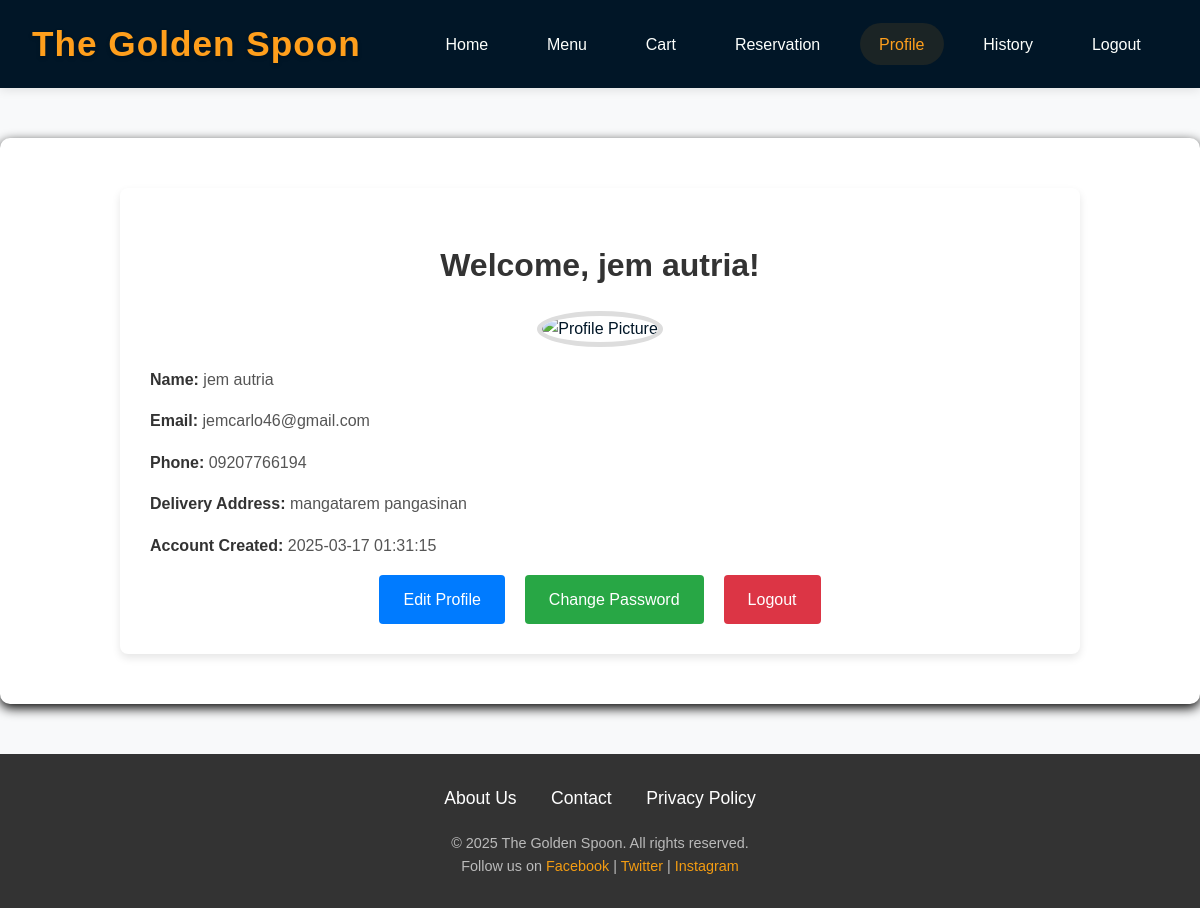
/profile.php (signed in), run on the app's committed database.
### tables this page shows
CREATE TABLE `users` (
  `user_id` int(11) NOT NULL,
  `first_name` varchar(255) DEFAULT NULL,
  `last_name` varchar(255) DEFAULT NULL,
  `email` varchar(255) DEFAULT NULL,
  `phone` varchar(20) DEFAULT NULL,
  `password` varchar(255) DEFAULT NULL,
  `role` varchar(50) DEFAULT NULL,
  `created_at` timestamp NOT NULL DEFAULT current_timestamp(),
  `secret_key` varchar(255) DEFAULT NULL,
  `profile_picture` varchar(255) DEFAULT NULL
);

CREATE TABLE `address` (
  `user_id` varchar(100) NOT NULL,
  `address` varchar(100) NOT NULL
);

### profile.php (the view, shortened to what this page needs)
<?php
$user_id = $_SESSION['user_id'];
include('db.php');
$sql = "SELECT * FROM users WHERE user_id = '$user_id'";
$result = $conn->query($sql);
$user = $result->fetch_assoc();
?>
<!DOCTYPE html>
<html lang="en">
<head>
</head>
<body>
    <div class="navbar">
        <h1>The Golden Spoon</h1>
        <div>
            <a href="dashboard.php">Home</a>
            <a href="menu.php">Menu</a>
            <a href="cart.php">Cart</a>
            <a href="reservation.php">Reservation</a>
            <a href="profile.php" class="active">Profile</a>
            <a href="history.php">History</a>
            <a href="logout.php">Logout</a>
        </div>
    </div>
    <div class="container">
        <div class="profile-container">
            <h1 class="profile-heading">Welcome, <?php echo htmlspecialchars($user['first_name']) . ' ' . htmlspecialchars($user['last_name']); ?>!</h1>
            <div class="profile-image">
                <?php
                $profile_pic = $user['profile_picture'] ? 'uploads/' . $user['profile_picture'] : 'images/default-profile.jpg';
                echo "<img src='$profile_pic' alt='Profile Picture'>";
                ?>
            </div>
            <div class="user-info">
                <p><strong>Name:</strong> <?php echo htmlspecialchars($user['first_name']) . ' ' . htmlspecialchars($user['last_name']); ?></p>
                <p><strong>Email:</strong> <?php echo htmlspecialchars($user['email']); ?></p>
                <p><strong>Phone:</strong> <?php echo htmlspecialchars($user['phone']); ?></p>
                <?php
                $address_sql = "SELECT address FROM address WHERE user_id = '$user_id'";
                $address_result = $conn->query($address_sql);
                $address = $address_result->fetch_assoc();
                ?>
                <p><strong>Delivery Address:</strong> <?php echo htmlspecialchars($address['address'] ?? 'No address set'); ?></p>
                <p><strong>Account Created:</strong> <?php echo htmlspecialchars($user['created_at']); ?></p>
            </div>
        <div class="profile-actions">
            <a href="edit_profile.php" class="btn edit-profile">Edit Profile</a>
            <a href="forgot-password.php" class="btn change-password">Change Password</a>
            <a href="logout.php" class="btn logout">Logout</a>
        </div>
        </div>
    </div>
    <footer>
        <div class="footer-links">
            <a href="about.php">About Us</a>
            <a href="contact.php">Contact</a>
            <a href="privacy.php">Privacy Policy</a>
        </div>
        <div class="footer-text">
            &copy; 2025 The Golden Spoon. All rights reserved. <br>
            Follow us on
            <a href="https://facebook.com" target="_blank">Facebook</a> |
            <a href="https://twitter.com" target="_blank">Twitter</a> |
            <a href="https://instagram.com" target="_blank">Instagram</a>
        </div>
    </footer>
</body>
</html>

### profile.php (style rules this page uses)
:root { --primary: #ff9f1c; --secondary: #2ec4b6; --dark: #011627; --light: #fdfffc; --accent: #e71d36; }
body { font-family: 'Poppins', sans-serif; margin: 0; padding: 0; background-color: #f8f9fa; color: var(--dark); line-height: 1.6; }
.navbar { background-color: var(--dark); padding: 1rem 2rem; display: flex; justify-content: space-between; align-items: center; box-shadow: 0 2px 10px rgba(0, 0, 0, 0.1); position: sticky; top: 0; z-index: 1000; }
.navbar h1 { color: var(--primary); font-size: 2.2rem; font-weight: 700; letter-spacing: 1px; margin: 0; font-family: 'Montserrat', sans-serif; text-shadow: 0 2px 4px rgba(0, 0, 0, 0.2); }
.navbar a { color: var(--light); text-decoration: none; padding: 0.8rem 1.2rem; margin: 0 0.5rem; font-size: 1rem; font-weight: 500; border-radius: 50px; transition: all 0.3s ease; position: relative; overflow: hidden; }
.navbar a::before { content: ''; position: absolute; bottom: 0; left: 0; width: 0; height: 2px; background-color: var(--primary); transition: width 0.3s ease; }
.navbar a.active { background-color: rgba(255, 159, 28, 0.1); color: var(--primary); }
.container { max-width: 1200px; margin: 50px auto; padding: 50px; background-color: #fff; border-radius: 10px; box-shadow: 0 4px 12px rgba(1, 1, 1, 1.1); }
.profile-heading { font-size: 2rem; text-align: center; margin-bottom: 20px; color: #333; }
.profile-container { max-width: 900px; margin: 0 auto; padding: 30px; border-radius: 8px; background-color: #fff; box-shadow: 0 4px 8px rgba(0, 0, 0, 0.1); }
.profile-image { text-align: center; margin-bottom: 20px; }
.profile-image img { width: 250px; height: 250px; border-radius: 50%; border: 5px solid #ddd; }
.user-info p { font-size: 16px; color: #555; }
.user-info strong { color: #333; }
.profile-actions { display: flex; justify-content: center; gap: 20px; }
.btn { padding: 12px 24px; font-size: 16px; color: white; text-align: center; text-decoration: none; border-radius: 4px; transition: background-color 0.3s; }
.edit-profile { background-color: #007bff; }
.change-password { background-color: #28a745; }
.logout { background-color: #dc3545; }
footer { background-color: #333; color: #fff; padding: 30px 0; text-align: center; }
footer .footer-links { margin-bottom: 20px; }
footer .footer-links a { color: #fff; text-decoration: none; margin: 0 15px; font-size: 1.1em; }
footer .footer-text { font-size: 0.9em; color: #bbb; }
footer .footer-text a { color: #f39c12; text-decoration: none; }

### data on the page
users: first_name "jem", last_name "autria", email "jemcarlo46@gmail.com", phone "09207766194", created_at "2025-03-17 01:31:15"
address: address "mangatarem pangasinan"
